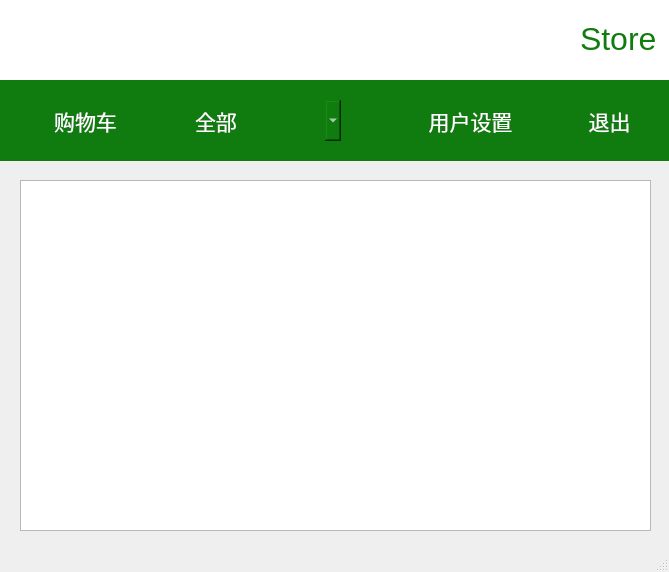
<?xml version="1.0" encoding="UTF-8"?>
<ui version="4.0">
 <class>MainWindow</class>
 <widget class="QMainWindow" name="MainWindow">
  <property name="geometry">
   <rect>
    <x>0</x>
    <y>0</y>
    <width>669</width>
    <height>572</height>
   </rect>
  </property>
  <property name="minimumSize">
   <size>
    <width>669</width>
    <height>572</height>
   </size>
  </property>
  <property name="maximumSize">
   <size>
    <width>669</width>
    <height>572</height>
   </size>
  </property>
  <property name="windowTitle">
   <string>在线订购系统</string>
  </property>
  <property name="windowIcon">
   <iconset resource="icon.qrc">
    <normaloff>:/Icon/Icon/store-48.png</normaloff>:/Icon/Icon/store-48.png</iconset>
  </property>
  <widget class="QWidget" name="centralWidget">
   <widget class="QPushButton" name="buttonCart">
    <property name="geometry">
     <rect>
      <x>10</x>
      <y>90</y>
      <width>151</width>
      <height>61</height>
     </rect>
    </property>
    <property name="font">
     <font>
      <family>黑体</family>
      <pointsize>16</pointsize>
     </font>
    </property>
    <property name="styleSheet">
     <string notr="true">color:white;background-color: rgb(16, 124, 15);border-style: solid</string>
    </property>
    <property name="text">
     <string>购物车</string>
    </property>
    <property name="icon">
     <iconset resource="icon.qrc">
      <normaloff>:/Icon/Icon/cart-white-48.png</normaloff>:/Icon/Icon/cart-white-48.png</iconset>
    </property>
    <property name="iconSize">
     <size>
      <width>32</width>
      <height>32</height>
     </size>
    </property>
   </widget>
   <widget class="QTableView" name="tableView">
    <property name="geometry">
     <rect>
      <x>20</x>
      <y>180</y>
      <width>631</width>
      <height>351</height>
     </rect>
    </property>
    <property name="cursor" stdset="0">
     <cursorShape>OpenHandCursor</cursorShape>
    </property>
    <property name="selectionBehavior">
     <enum>QAbstractItemView::SelectRows</enum>
    </property>
   </widget>
   <widget class="QComboBox" name="comboBoxSearch">
    <property name="geometry">
     <rect>
      <x>190</x>
      <y>100</y>
      <width>151</width>
      <height>41</height>
     </rect>
    </property>
    <property name="font">
     <font>
      <family>黑体</family>
      <pointsize>16</pointsize>
     </font>
    </property>
    <property name="styleSheet">
     <string notr="true">color:white;background-color: rgb(16, 124, 15);border-style: solid</string>
    </property>
    <property name="iconSize">
     <size>
      <width>32</width>
      <height>32</height>
     </size>
    </property>
    <item>
     <property name="text">
      <string>全部</string>
     </property>
     <property name="icon">
      <iconset resource="icon.qrc">
       <normaloff>:/Icon/Icon/store-32.png</normaloff>:/Icon/Icon/store-32.png</iconset>
     </property>
    </item>
    <item>
     <property name="text">
      <string>书籍</string>
     </property>
     <property name="icon">
      <iconset resource="icon.qrc">
       <normaloff>:/Icon/Icon/book-32.png</normaloff>:/Icon/Icon/book-32.png</iconset>
     </property>
    </item>
    <item>
     <property name="text">
      <string>服饰</string>
     </property>
     <property name="icon">
      <iconset resource="icon.qrc">
       <normaloff>:/Icon/Icon/cloth-32.png</normaloff>:/Icon/Icon/cloth-32.png</iconset>
     </property>
    </item>
    <item>
     <property name="text">
      <string>食物</string>
     </property>
     <property name="icon">
      <iconset resource="icon.qrc">
       <normaloff>:/Icon/Icon/food-32.png</normaloff>:/Icon/Icon/food-32.png</iconset>
     </property>
    </item>
    <item>
     <property name="text">
      <string>电子产品</string>
     </property>
     <property name="icon">
      <iconset resource="icon.qrc">
       <normaloff>:/Icon/Icon/electro-32.png</normaloff>:/Icon/Icon/electro-32.png</iconset>
     </property>
    </item>
   </widget>
   <widget class="QPushButton" name="buttonExit">
    <property name="geometry">
     <rect>
      <x>559</x>
      <y>90</y>
      <width>101</width>
      <height>61</height>
     </rect>
    </property>
    <property name="font">
     <font>
      <family>黑体</family>
      <pointsize>16</pointsize>
     </font>
    </property>
    <property name="styleSheet">
     <string notr="true">color:white;background-color: rgb(16, 124, 15);border-style: solid</string>
    </property>
    <property name="text">
     <string>退出</string>
    </property>
    <property name="icon">
     <iconset resource="icon.qrc">
      <normaloff>:/Icon/Icon/exit-white-48.png</normaloff>:/Icon/Icon/exit-white-48.png</iconset>
    </property>
    <property name="iconSize">
     <size>
      <width>32</width>
      <height>32</height>
     </size>
    </property>
   </widget>
   <widget class="QPushButton" name="buttonUserConfig">
    <property name="geometry">
     <rect>
      <x>400</x>
      <y>90</y>
      <width>141</width>
      <height>61</height>
     </rect>
    </property>
    <property name="font">
     <font>
      <family>黑体</family>
      <pointsize>16</pointsize>
     </font>
    </property>
    <property name="styleSheet">
     <string notr="true">color:white;background-color: rgb(16, 124, 15);border-style: solid</string>
    </property>
    <property name="text">
     <string>用户设置</string>
    </property>
    <property name="icon">
     <iconset resource="icon.qrc">
      <normaloff>:/Icon/Icon/config-white-48.png</normaloff>:/Icon/Icon/config-white-48.png</iconset>
    </property>
    <property name="iconSize">
     <size>
      <width>32</width>
      <height>32</height>
     </size>
    </property>
   </widget>
   <widget class="QLabel" name="label_6">
    <property name="geometry">
     <rect>
      <x>0</x>
      <y>0</y>
      <width>671</width>
      <height>81</height>
     </rect>
    </property>
    <property name="styleSheet">
     <string notr="true">color:white;background-color: rgb(255, 255, 255);border-style: solid</string>
    </property>
    <property name="text">
     <string/>
    </property>
   </widget>
   <widget class="QLabel" name="label_7">
    <property name="geometry">
     <rect>
      <x>0</x>
      <y>80</y>
      <width>671</width>
      <height>81</height>
     </rect>
    </property>
    <property name="styleSheet">
     <string notr="true">color:white;background-color: rgb(16, 124, 15);border-style: solid</string>
    </property>
    <property name="text">
     <string/>
    </property>
   </widget>
   <widget class="QLabel" name="label_8">
    <property name="geometry">
     <rect>
      <x>580</x>
      <y>20</y>
      <width>91</width>
      <height>37</height>
     </rect>
    </property>
    <property name="font">
     <font>
      <family>Arial</family>
      <pointsize>24</pointsize>
     </font>
    </property>
    <property name="styleSheet">
     <string notr="true">background-color:white;color: rgb(16, 124, 15);</string>
    </property>
    <property name="text">
     <string>Store</string>
    </property>
   </widget>
   <widget class="QLabel" name="label_9">
    <property name="geometry">
     <rect>
      <x>530</x>
      <y>20</y>
      <width>58</width>
      <height>48</height>
     </rect>
    </property>
    <property name="text">
     <string/>
    </property>
    <property name="pixmap">
     <pixmap resource="icon.qrc">:/Icon/Icon/store-48.png</pixmap>
    </property>
   </widget>
   <zorder>label_6</zorder>
   <zorder>label_7</zorder>
   <zorder>buttonCart</zorder>
   <zorder>tableView</zorder>
   <zorder>comboBoxSearch</zorder>
   <zorder>buttonExit</zorder>
   <zorder>buttonUserConfig</zorder>
   <zorder>label_8</zorder>
   <zorder>label_9</zorder>
  </widget>
  <widget class="QStatusBar" name="statusBar"/>
 </widget>
 <layoutdefault spacing="6" margin="11"/>
 <tabstops>
  <tabstop>buttonCart</tabstop>
  <tabstop>comboBoxSearch</tabstop>
  <tabstop>buttonUserConfig</tabstop>
  <tabstop>buttonExit</tabstop>
  <tabstop>tableView</tabstop>
 </tabstops>
 <resources>
  <include location="icon.qrc"/>
 </resources>
 <connections/>
</ui>
